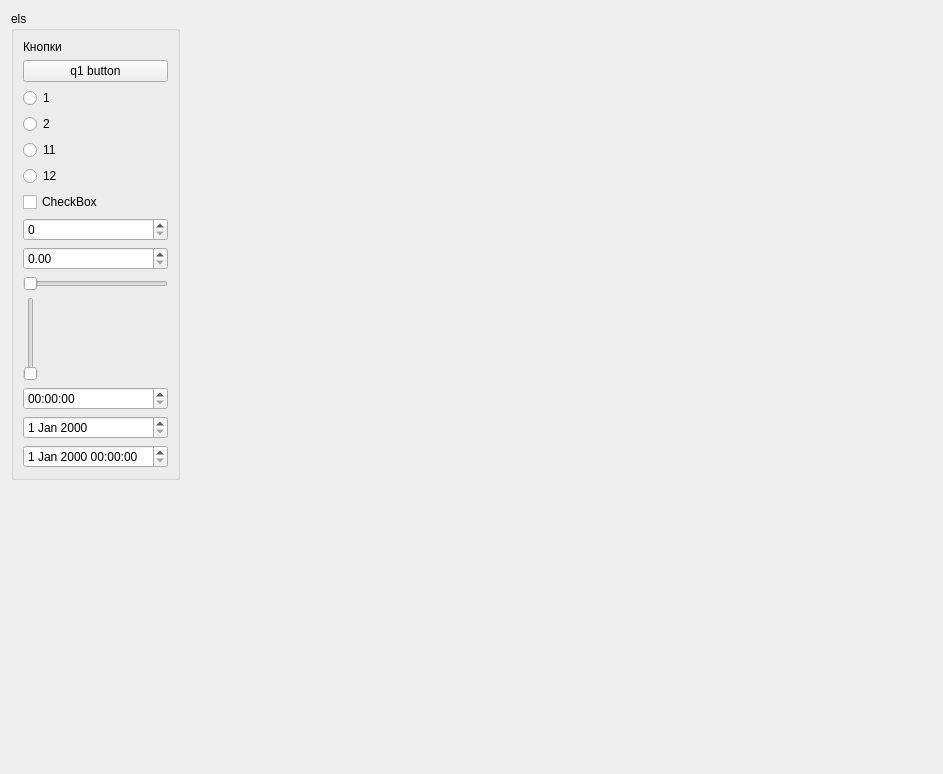
    <widget class="QWidget" name="tab_4">
     <attribute name="title">
      <string>Basic elemts</string>
     </attribute>
     <layout class="QGridLayout" name="gridLayout_3">
      <item row="0" column="0">
       <widget class="QGroupBox" name="els">
        <property name="title">
         <string>els</string>
        </property>
        <layout class="QGridLayout" name="sadf">
         <item row="1" column="0" colspan="2">
          <widget class="QPushButton" name="q1_2">
           <property name="text">
            <string>q1 button</string>
           </property>
          </widget>
         </item>
         <item row="2" column="0" colspan="2">
          <widget class="QRadioButton" name="radioButton">
           <property name="toolTip">
            <string>q1</string>
           </property>
           <property name="text">
            <string>1</string>
           </property>
          </widget>
         </item>
         <item row="6" column="0" colspan="2">
          <widget class="QCheckBox" name="checkBox_42">
           <property name="text">
            <string>CheckBox</string>
           </property>
          </widget>
         </item>
         <item row="7" column="0" colspan="2">
          <widget class="QSpinBox" name="spinBox_11"/>
         </item>
         <item row="9" column="0" colspan="2">
          <widget class="QSlider" name="horizontalSlider">
           <property name="orientation">
            <enum>Qt::Horizontal</enum>
           </property>
          </widget>
         </item>
         <item row="10" column="0" colspan="2">
          <widget class="QSlider" name="verticalSlider">
           <property name="minimumSize">
            <size>
             <width>0</width>
             <height>50</height>
            </size>
           </property>
           <property name="orientation">
            <enum>Qt::Vertical</enum>
           </property>
          </widget>
         </item>
         <item row="0" column="0" colspan="2">
          <widget class="QLabel" name="label_13">
           <property name="text">
            <string>Кнопки</string>
           </property>
          </widget>
         </item>
         <item row="13" column="0" colspan="2">
          <widget class="QDateTimeEdit" name="dateTimeEdit"/>
         </item>
         <item row="12" column="0" colspan="2">
          <widget class="QDateEdit" name="dateEdit"/>
         </item>
         <item row="11" column="0" colspan="2">
          <widget class="QTimeEdit" name="timeEdit"/>
         </item>
         <item row="8" column="0" colspan="2">
          <widget class="QDoubleSpinBox" name="doubleSpinBox"/>
         </item>
         <item row="3" column="0">
          <widget class="QRadioButton" name="radioButton_2">
           <property name="toolTip">
            <string>q1</string>
           </property>
           <property name="text">
            <string>2</string>
           </property>
          </widget>
         </item>
         <item row="4" column="0">
          <widget class="QRadioButton" name="radioButton_3">
           <property name="toolTip">
            <string>q2</string>
           </property>
           <property name="text">
            <string>11</string>
           </property>
          </widget>
         </item>
         <item row="5" column="0">
          <widget class="QRadioButton" name="radioButton_4">
           <property name="toolTip">
            <string>q2</string>
           </property>
           <property name="text">
            <string>12</string>
           </property>
          </widget>
         </item>
        </layout>
       </widget>
      </item>
      <item row="0" column="1">
       <spacer name="horizontalSpacer">
        <property name="orientation">
         <enum>Qt::Horizontal</enum>
        </property>
        <property name="sizeHint" stdset="0">
         <size>
          <width>752</width>
          <height>20</height>
         </size>
        </property>
       </spacer>
      </item>
      <item row="1" column="0">
       <spacer name="verticalSpacer_2">
        <property name="orientation">
         <enum>Qt::Vertical</enum>
        </property>
        <property name="sizeHint" stdset="0">
         <size>
          <width>20</width>
          <height>283</height>
         </size>
        </property>
       </spacer>
      </item>
     </layout>
    </widget>
